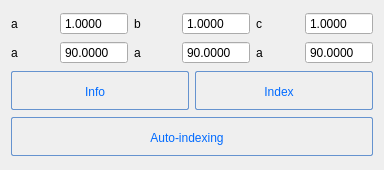
<?xml version="1.0" encoding="UTF-8"?>
<ui version="4.0">
 <class>UnitCellPropertyWidget</class>
 <widget class="QWidget" name="UnitCellPropertyWidget">
  <property name="geometry">
   <rect>
    <x>0</x>
    <y>0</y>
    <width>384</width>
    <height>170</height>
   </rect>
  </property>
  <property name="windowTitle">
   <string>Form</string>
  </property>
  <layout class="QGridLayout" name="gridLayout_2">
   <item row="0" column="0" colspan="2">
    <layout class="QGridLayout" name="gridLayout">
     <item row="0" column="3">
      <widget class="QDoubleSpinBox" name="doubleSpinBoxb">
       <property name="buttonSymbols">
        <enum>QAbstractSpinBox::NoButtons</enum>
       </property>
       <property name="decimals">
        <number>4</number>
       </property>
       <property name="maximum">
        <double>1000.000000000000000</double>
       </property>
       <property name="value">
        <double>1.000000000000000</double>
       </property>
      </widget>
     </item>
     <item row="0" column="2">
      <widget class="QLabel" name="labelb">
       <property name="text">
        <string>b</string>
       </property>
      </widget>
     </item>
     <item row="0" column="0">
      <widget class="QLabel" name="labela">
       <property name="text">
        <string>a</string>
       </property>
      </widget>
     </item>
     <item row="0" column="1">
      <widget class="QDoubleSpinBox" name="doubleSpinBoxa">
       <property name="buttonSymbols">
        <enum>QAbstractSpinBox::NoButtons</enum>
       </property>
       <property name="decimals">
        <number>4</number>
       </property>
       <property name="maximum">
        <double>1000.000000000000000</double>
       </property>
       <property name="value">
        <double>1.000000000000000</double>
       </property>
      </widget>
     </item>
     <item row="0" column="4">
      <widget class="QLabel" name="labelc">
       <property name="text">
        <string>c</string>
       </property>
      </widget>
     </item>
     <item row="0" column="5">
      <widget class="QDoubleSpinBox" name="doubleSpinBoxc">
       <property name="buttonSymbols">
        <enum>QAbstractSpinBox::NoButtons</enum>
       </property>
       <property name="decimals">
        <number>4</number>
       </property>
       <property name="maximum">
        <double>1000.000000000000000</double>
       </property>
       <property name="value">
        <double>1.000000000000000</double>
       </property>
      </widget>
     </item>
     <item row="1" column="0">
      <widget class="QLabel" name="labelalpha">
       <property name="text">
        <string>a</string>
       </property>
       <property name="textFormat">
        <enum>Qt::PlainText</enum>
       </property>
      </widget>
     </item>
     <item row="1" column="1">
      <widget class="QDoubleSpinBox" name="doubleSpinBoxalpha">
       <property name="buttonSymbols">
        <enum>QAbstractSpinBox::NoButtons</enum>
       </property>
       <property name="decimals">
        <number>4</number>
       </property>
       <property name="maximum">
        <double>1000.000000000000000</double>
       </property>
       <property name="value">
        <double>90.000000000000000</double>
       </property>
      </widget>
     </item>
     <item row="1" column="2">
      <widget class="QLabel" name="labelbeta">
       <property name="text">
        <string>a</string>
       </property>
      </widget>
     </item>
     <item row="1" column="3">
      <widget class="QDoubleSpinBox" name="doubleSpinBoxbeta">
       <property name="buttonSymbols">
        <enum>QAbstractSpinBox::NoButtons</enum>
       </property>
       <property name="decimals">
        <number>4</number>
       </property>
       <property name="maximum">
        <double>1000.000000000000000</double>
       </property>
       <property name="value">
        <double>90.000000000000000</double>
       </property>
      </widget>
     </item>
     <item row="1" column="5">
      <widget class="QDoubleSpinBox" name="doubleSpinBoxgamma">
       <property name="buttonSymbols">
        <enum>QAbstractSpinBox::NoButtons</enum>
       </property>
       <property name="decimals">
        <number>4</number>
       </property>
       <property name="maximum">
        <double>1000.000000000000000</double>
       </property>
       <property name="value">
        <double>90.000000000000000</double>
       </property>
      </widget>
     </item>
     <item row="1" column="4">
      <widget class="QLabel" name="labelgamma">
       <property name="text">
        <string>a</string>
       </property>
      </widget>
     </item>
    </layout>
   </item>
   <item row="1" column="0">
    <widget class="QPushButton" name="pushButton_Info">
     <property name="toolTip">
      <string>&lt;html&gt;&lt;head/&gt;&lt;body&gt;&lt;p&gt;Print information about the UnitCell in the logger&lt;/p&gt;&lt;/body&gt;&lt;/html&gt;</string>
     </property>
     <property name="styleSheet">
      <string notr="true">QPushButton:hover{
        background: qlineargradient(x1 : 0, y1 : 0, x2 : 0, y2 :   1, stop :   0.0 #ffd9aa,
                stop :   0.5 #ffbb6e, stop :   0.55 #feae42, stop :   1.0 #fedb74);
}

QPushButton {
        border: 1px solid #6593cf;
        border-radius: 2px;
        padding: 5px 15px 2px 5px;
        background: qlineargradient(x1 : 0, y1 : 0, x2 : 0, y2 :   1, stop :   0.0 #f5f9ff,
                stop :   0.5 #c7dfff, stop :   0.55 #afd2ff, stop :   1.0 #c0dbff);
        color: #006aff;
        font: bold large &quot;Arial&quot;;
        height: 30px;
}




QPushButton:pressed {
        background: qlineargradient(x1 : 0, y1 : 0, x2 : 0, y2 :   1, stop :   0.0 #c0dbff,
        stop :   0.5 #cfd26f, stop :   0.55 #c7df6f, stop :   1.0 #f5f9ff);
        padding-top: 2px;
        padding-left: 3px;

}


QPushButton:on {
        background: qlineargradient(x1 : 0, y1 : 0, x2 : 0, y2 :   1, stop :   0.0 #5AA72D,
        stop :   0.5 #B3E296, stop :   0.55 #B3E296, stop :   1.0 #f5f9ff);
        padding-top: 2px;
        padding-left: 3px;
}

QPushButton:disabled {
        background: transparent #e5e9ee;
        padding-top: 2px;        
        padding-left: 3px;
        color: black;
}
</string>
     </property>
     <property name="text">
      <string>Info</string>
     </property>
    </widget>
   </item>
   <item row="1" column="1">
    <widget class="QPushButton" name="pushButton_Index">
     <property name="toolTip">
      <string>&lt;html&gt;&lt;head/&gt;&lt;body&gt;&lt;p&gt;Print information about the UnitCell in the logger&lt;/p&gt;&lt;/body&gt;&lt;/html&gt;</string>
     </property>
     <property name="styleSheet">
      <string notr="true">QPushButton:hover{
        background: qlineargradient(x1 : 0, y1 : 0, x2 : 0, y2 :   1, stop :   0.0 #ffd9aa,
                stop :   0.5 #ffbb6e, stop :   0.55 #feae42, stop :   1.0 #fedb74);
}

QPushButton {
        border: 1px solid #6593cf;
        border-radius: 2px;
        padding: 5px 15px 2px 5px;
        background: qlineargradient(x1 : 0, y1 : 0, x2 : 0, y2 :   1, stop :   0.0 #f5f9ff,
                stop :   0.5 #c7dfff, stop :   0.55 #afd2ff, stop :   1.0 #c0dbff);
        color: #006aff;
        font: bold large &quot;Arial&quot;;
        height: 30px;
}




QPushButton:pressed {
        background: qlineargradient(x1 : 0, y1 : 0, x2 : 0, y2 :   1, stop :   0.0 #c0dbff,
        stop :   0.5 #cfd26f, stop :   0.55 #c7df6f, stop :   1.0 #f5f9ff);
        padding-top: 2px;
        padding-left: 3px;

}


QPushButton:on {
        background: qlineargradient(x1 : 0, y1 : 0, x2 : 0, y2 :   1, stop :   0.0 #5AA72D,
        stop :   0.5 #B3E296, stop :   0.55 #B3E296, stop :   1.0 #f5f9ff);
        padding-top: 2px;
        padding-left: 3px;
}

QPushButton:disabled {
        background: transparent #e5e9ee;
        padding-top: 2px;        
        padding-left: 3px;
        color: black;
}
</string>
     </property>
     <property name="text">
      <string>Index</string>
     </property>
    </widget>
   </item>
   <item row="2" column="0" colspan="2">
    <widget class="QPushButton" name="pushButton_Index_2">
     <property name="toolTip">
      <string>&lt;html&gt;&lt;head/&gt;&lt;body&gt;&lt;p&gt;Print information about the UnitCell in the logger&lt;/p&gt;&lt;/body&gt;&lt;/html&gt;</string>
     </property>
     <property name="styleSheet">
      <string notr="true">QPushButton:hover{
        background: qlineargradient(x1 : 0, y1 : 0, x2 : 0, y2 :   1, stop :   0.0 #ffd9aa,
                stop :   0.5 #ffbb6e, stop :   0.55 #feae42, stop :   1.0 #fedb74);
}

QPushButton {
        border: 1px solid #6593cf;
        border-radius: 2px;
        padding: 5px 15px 2px 5px;
        background: qlineargradient(x1 : 0, y1 : 0, x2 : 0, y2 :   1, stop :   0.0 #f5f9ff,
                stop :   0.5 #c7dfff, stop :   0.55 #afd2ff, stop :   1.0 #c0dbff);
        color: #006aff;
        font: bold large &quot;Arial&quot;;
        height: 30px;
}




QPushButton:pressed {
        background: qlineargradient(x1 : 0, y1 : 0, x2 : 0, y2 :   1, stop :   0.0 #c0dbff,
        stop :   0.5 #cfd26f, stop :   0.55 #c7df6f, stop :   1.0 #f5f9ff);
        padding-top: 2px;
        padding-left: 3px;

}


QPushButton:on {
        background: qlineargradient(x1 : 0, y1 : 0, x2 : 0, y2 :   1, stop :   0.0 #5AA72D,
        stop :   0.5 #B3E296, stop :   0.55 #B3E296, stop :   1.0 #f5f9ff);
        padding-top: 2px;
        padding-left: 3px;
}

QPushButton:disabled {
        background: transparent #e5e9ee;
        padding-top: 2px;        
        padding-left: 3px;
        color: black;
}
</string>
     </property>
     <property name="text">
      <string>Auto-indexing</string>
     </property>
    </widget>
   </item>
  </layout>
 </widget>
 <tabstops>
  <tabstop>doubleSpinBoxa</tabstop>
  <tabstop>doubleSpinBoxb</tabstop>
  <tabstop>doubleSpinBoxc</tabstop>
  <tabstop>doubleSpinBoxalpha</tabstop>
  <tabstop>doubleSpinBoxbeta</tabstop>
  <tabstop>doubleSpinBoxgamma</tabstop>
  <tabstop>pushButton_Info</tabstop>
  <tabstop>pushButton_Index</tabstop>
 </tabstops>
 <resources/>
 <connections/>
</ui>
